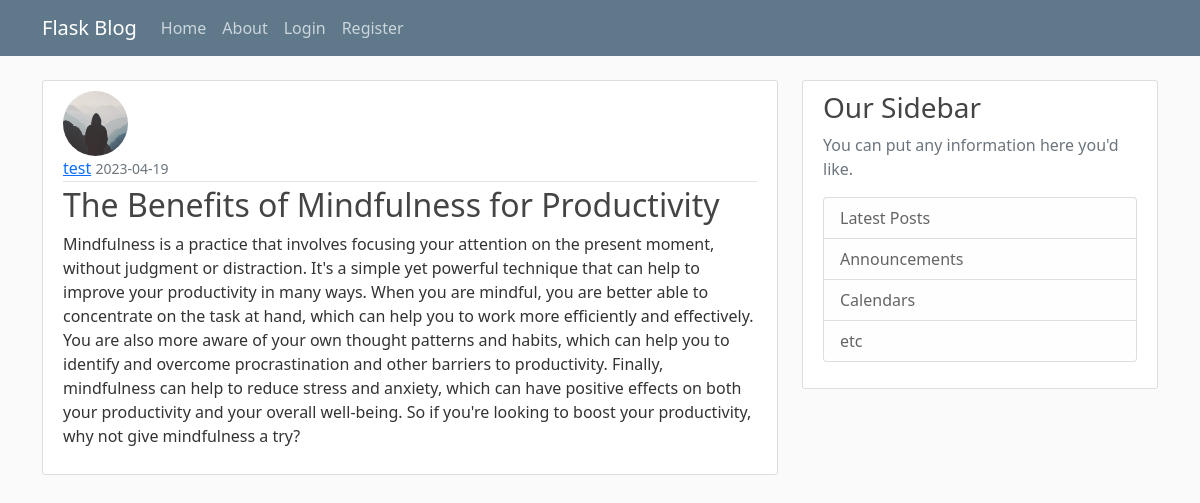
The app's page /posts/9 with its own data.
### flaskBlog/models.py (models this page shows, shortened)
class Users(db.Model, UserMixin):
    id = db.Column(db.Integer, primary_key=True)
    username = db.Column(db.String(20), unique=True, nullable=False)
    email = db.Column(db.String(120), unique=True, nullable=False)
    image_file = db.Column(db.String(20), nullable=False, default='default.jpg')
    password = db.Column(db.String(60), nullable=False)
    posts = db.relationship('Post', backref='author', lazy=True)

class Post(db.Model):
    id = db.Column(db.Integer, primary_key=True)
    title = db.Column(db.String(100), nullable=False)
    date_posted = db.Column(db.DateTime, nullable=False, default=datetime.utcnow)
    content = db.Column(db.Text, nullable=False)
    user_id = db.Column(db.Integer, db.ForeignKey('users.id'), nullable=False)

### flaskBlog/posts/routes.py (the view)
@posts.route("/posts/<int:post_id>")
def post(post_id):
    post = Post.query.get_or_404(post_id)
    return render_template('post.html', title=post.title, post=post)

### flaskBlog/templates/post.html (shortened to what this page needs)
{% extends "layout.html" %}
{% block content %}
<article class="media content-section">
  <img src="{{ url_for('static', filename='profile_pics/' + post.author.image_file )}}" alt="{{ post.author.username }} profile picture" class="rounded-circle article-img">
  <div class="media-body">
    <div class="article-metadata">
      <a class="mr-2" href="{{ url_for('users.user_posts', username=post.author.username )}}">{{ post.author.username }}</a>
      <small class="text-muted">{{ post.date_posted.strftime('%Y-%m-%d') }}</small>
    </div>
    <h2 class="article-title">{{ post.title }}</h2>
    <p class="article-content">{{ post.content }}</p>
  </div>
</article>
{% endblock content %}

### flaskBlog/static/main.css (style rules this page uses)
body { background: #fafafa; color: #333333; margin-top: 5rem; }
h1, h2, h3, h4, h5, h6 { color: #444444; }
.content-section { background: #ffffff; padding: 10px 20px; border: 1px solid #dddddd; border-radius: 3px; margin-bottom: 20px; }
.article-title { color: #444444; }
.article-content { white-space: pre-line; }
.article-img { height: 65px; width: 65px; margin-right: 16px; }
.article-metadata { padding-bottom: 1px; margin-bottom: 4px; border-bottom: 1px solid #e3e3e3 }

### records on screen
Users: image_file+username (placeholder picture), author.username "test"
Post: date_posted "2023-04-19", title "The Benefits of Mindfulness for Productivity", content "Mindfulness is a practice that involves focusing your attention on the present moment, without judgment or distraction. It's a simple yet powerful technique that can help to improve your productivity in many ways. When you are mindful, you are better able to concentrate on the task at hand, which can help you to work more efficiently and effectively. You are also more aware of your own thought patterns and habits, which can help you to identify and overcome procrastination and other barriers to productivity. Finally, mindfulness can help to reduce stress and anxiety, which can have positive effects on both your productivity and your overall well-being. So if you're looking to boost your…"
